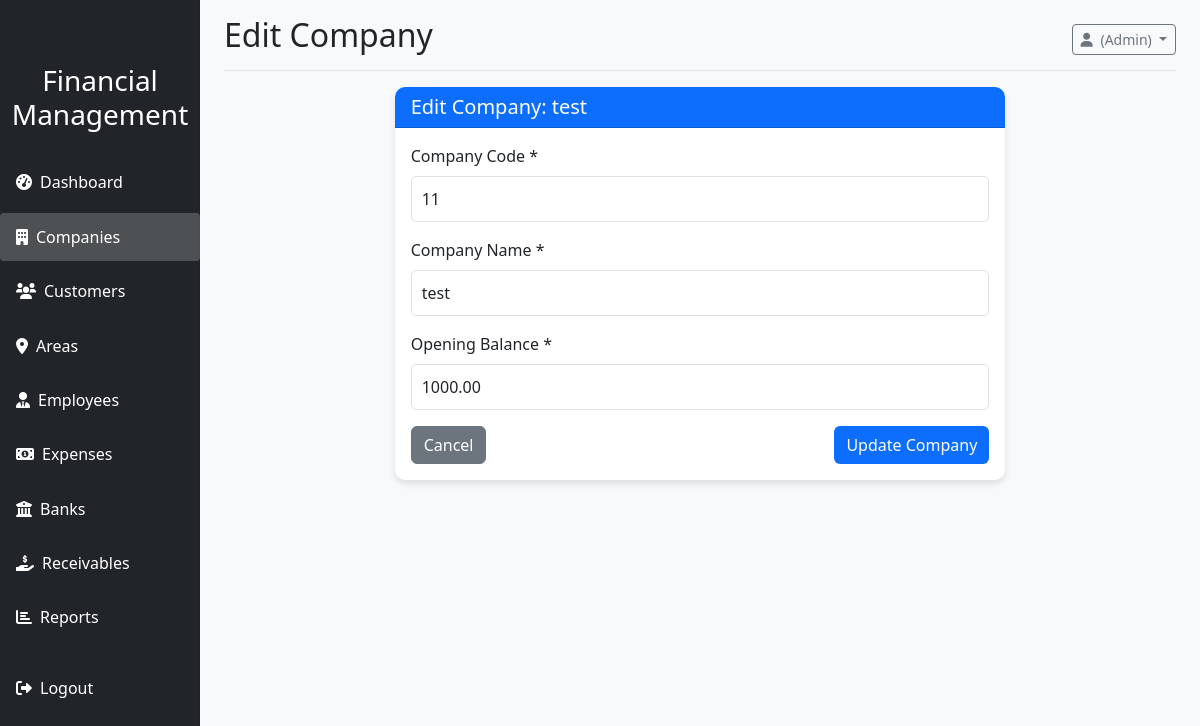
Page /dashboard/companies/edit/2/ (signed in) on the committed database.
### authentication/models.py (models this page shows, shortened)
class User(AbstractUser):
    ROLE_CHOICES = (
        ('admin', 'Admin'),
        ('accountant', 'Accountant'),
    )
    username = None
    email = models.EmailField(_('email address'), unique=True)
    role = models.CharField(max_length=20, choices=ROLE_CHOICES, default='accountant')
    USERNAME_FIELD = 'email'
    REQUIRED_FIELDS = []
    objects = UserManager()

### dashboard/models.py (models this page shows, shortened)
class Company(models.Model):
    company_code = models.CharField(max_length=20, unique=True)
    company_name = models.CharField(max_length=100)
    opening_balance = models.DecimalField(max_digits=15, decimal_places=2, default=0)
    date_added = models.DateTimeField(default=timezone.now)
    class Meta:
        verbose_name_plural = "Companies"
        ordering = ['company_name']

### dashboard/views.py (the view)
# urls.py: path('companies/edit/<int:company_id>/', views.edit_company, name='edit_company'),
@login_required
def edit_company(request, company_id):
    company = get_object_or_404(Company, id=company_id)
    if request.method == 'POST':
        form = CompanyForm(request.POST, instance=company)
        if form.is_valid():
            form.save()
            messages.success(request, 'Company updated successfully!')
            return redirect('companies')
    else:
        form = CompanyForm(instance=company)
    context = {
        'form': form,
        'company': company,
        'active_page': 'companies'
    }
    return render(request, 'dashboard/edit_company.html', context)

### dashboard/forms.py (shortened to what this page needs)
class CompanyForm(forms.ModelForm):
    class Meta:
        model = Company
        fields = ['company_code', 'company_name', 'opening_balance']
        widgets = {
            'company_code': forms.TextInput(attrs={'class': 'form-control', 'placeholder': 'Enter company code'}),
            'company_name': forms.TextInput(attrs={'class': 'form-control', 'placeholder': 'Enter company name'}),
            'opening_balance': forms.NumberInput(attrs={'class': 'form-control', 'placeholder': 'Enter opening balance'}),
        }
        labels = {
            'company_code': 'Company Code',
            'company_name': 'Company Name',
            'opening_balance': 'Opening Balance',
        }

### dashboard/templates/dashboard/edit_company.html (shortened to what this page needs)
{% extends 'dashboard_base.html' %}
{% block page_title %}Edit Company{% endblock %}
{% block dashboard_content %}
<div class="container-fluid">
    <div class="row justify-content-center">
        <div class="col-md-8">
            <div class="card">
                <div class="card-header bg-primary text-white">
                    <h5 class="card-title mb-0">Edit Company: {{ company.company_name }}</h5>
                </div>
                <div class="card-body">
                    <form method="post" action="{% url 'edit_company' company.id %}">
                        <div class="mb-3">
                            <label for="{{ form.company_code.id_for_label }}" class="form-label">{{ form.company_code.label }} *</label>
                            {{ form.company_code }}
                        </div>
                        <div class="mb-3">
                            <label for="{{ form.company_name.id_for_label }}" class="form-label">{{ form.company_name.label }} *</label>
                            {{ form.company_name }}
                        </div>
                        <div class="mb-3">
                            <label for="{{ form.opening_balance.id_for_label }}" class="form-label">{{ form.opening_balance.label }} *</label>
                            {{ form.opening_balance }}
                        </div>
                        <div class="d-flex justify-content-between">
                            <a href="{% url 'companies' %}" class="btn btn-secondary">Cancel</a>
                            <button type="submit" class="btn btn-primary">Update Company</button>
                        </div>
                    </form>
                </div>
            </div>
        </div>
    </div>
</div>
{% endblock %}

### templates/dashboard_base.html (shortened to what this page needs)
{% extends 'base.html' %}
{% block content %}
<div class="container-fluid">
    <div class="row">
        <div class="col-md-3 col-lg-2 d-md-block bg-dark sidebar collapse" id="sidebarMenu">
            <div class="position-sticky pt-3">
                <div class="text-center mb-4">
                    <h3 class="text-white">Financial Management</h3>
                </div>
                <ul class="nav flex-column">
                    <li class="nav-item">
                        <a class="nav-link text-white {% if active_page == 'dashboard' %}active{% endif %}" href="{% url 'dashboard' %}">
                            <i class="fas fa-tachometer-alt me-2"></i>Dashboard
                        </a>
                    </li>
                    <li class="nav-item">
                        <a class="nav-link text-white {% if active_page == 'companies' %}active{% endif %}" href="{% url 'companies' %}">
                            <i class="fas fa-building me-2"></i>Companies
                        </a>
                    </li>
                    <li class="nav-item">
                        <a class="nav-link text-white {% if active_page == 'customers' %}active{% endif %}" href="{% url 'customers' %}">
                            <i class="fas fa-users me-2"></i>Customers
                        </a>
                    </li>
                    <li class="nav-item">
                        <a class="nav-link text-white {% if active_page == 'areas' %}active{% endif %}" href="{% url 'areas' %}">
                            <i class="fas fa-map-marker-alt me-2"></i>Areas
                        </a>
                    </li>
                    <li class="nav-item">
                        <a class="nav-link text-white {% if active_page == 'employees' %}active{% endif %}" href="{% url 'employees' %}">
                            <i class="fas fa-user-tie me-2"></i>Employees
                        </a>
                    </li>
                    <li class="nav-item">
                        <a class="nav-link text-white {% if active_page == 'expenses' %}active{% endif %}" href="{% url 'expenses' %}">
                            <i class="fas fa-money-bill-alt me-2"></i>Expenses
                        </a>
                    </li>
                    <li class="nav-item">
                        <a class="nav-link text-white {% if active_page == 'banks' %}active{% endif %}" href="{% url 'banks' %}">
                            <i class="fas fa-university me-2"></i>Banks
                        </a>
                    </li>
                    <li class="nav-item">
                        <a class="nav-link text-white {% if active_page == 'receivables' %}active{% endif %}" href="{% url 'receivables' %}">
                            <i class="fas fa-hand-holding-usd me-2"></i>Receivables
                        </a>
                    </li>
                    <li class="nav-item">
                        <a class="nav-link text-white {% if active_page == 'reports' %}active{% endif %}" href="{% url 'reports' %}">
                            <i class="fas fa-chart-bar me-2"></i>Reports
                        </a>
                    </li>
                    <li class="nav-item mt-3">
                        <a class="nav-link text-white" href="{% url 'logout' %}">
                            <i class="fas fa-sign-out-alt me-2"></i>Logout
                        </a>
                    </li>
                </ul>
            </div>
        </div>
        <main class="col-md-9 ms-sm-auto col-lg-10 px-md-4">
            <div class="d-flex justify-content-between flex-wrap flex-md-nowrap align-items-center pt-3 pb-2 mb-3 border-bottom">
                <h1 class="h2">{% block page_title %}Dashboard{% endblock %}</h1>
                <div class="btn-toolbar mb-2 mb-md-0">
                    <div class="dropdown">
                        <button class="btn btn-sm btn-outline-secondary dropdown-toggle" type="button" id="userDropdown" data-bs-toggle="dropdown" aria-expanded="false">
                            <i class="fas fa-user me-1"></i> {{ request.user.first_name }} {{ request.user.last_name }} ({{ request.user.get_role_display }})
                        </button>
                    </div>
                </div>
            </div>
            {% block dashboard_content %}{% endblock %}
        </main>
    </div>
</div>
{% endblock %}

### static/css/style.css (style rules this page uses)
body { font-family: 'Segoe UI', Tahoma, Geneva, Verdana, sans-serif; background-color: #f8f9fa; }
.sidebar { position: fixed; top: 0; bottom: 0; left: 0; z-index: 100; padding: 48px 0 0; box-shadow: inset -1px 0 0 rgba(0, 0, 0, .1); height: 100vh; }
.sidebar .nav-link { font-weight: 500; color: #333; padding: 0.75rem 1rem; margin: 0.2rem 0; border-radius: 0.25rem; }
.sidebar .nav-link.active { background-color: rgba(255, 255, 255, 0.2); }
.card { border: none; border-radius: 10px; box-shadow: 0 4px 6px rgba(0, 0, 0, 0.1); transition: transform 0.3s; }
.card-header { border-radius: 10px 10px 0 0 !important; font-weight: 600; }
.btn-primary { background-color: #0d6efd; border: none; }
.form-label { font-weight: 500; }
.form-control { border-radius: 5px; padding: 10px; }

### rows in the picture
User: user.role "Admin"
Company: company_name "test", company_code "11", opening_balance "1000.00"
